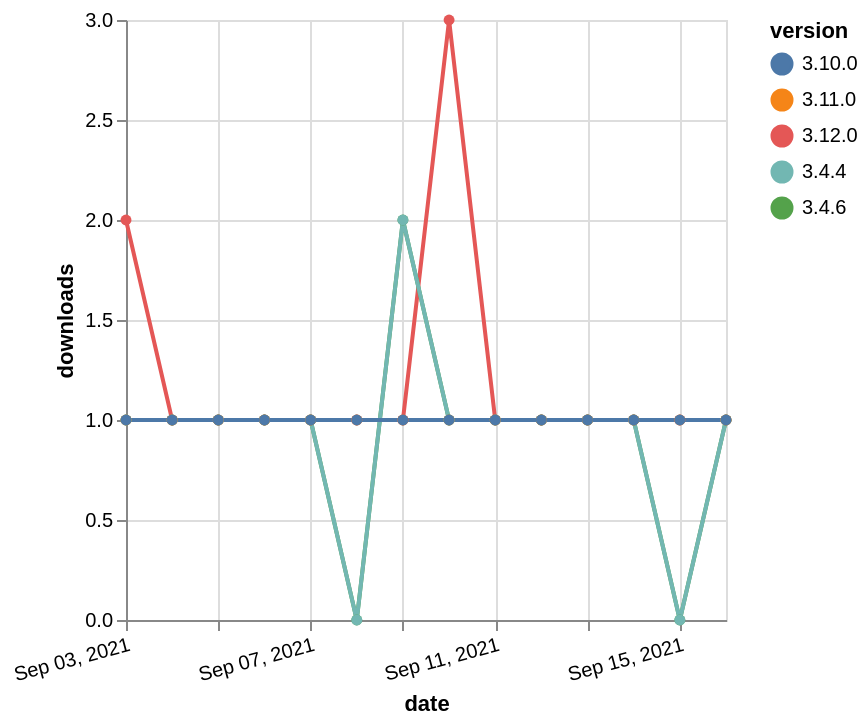

The Vega-Lite source for this figure:
### Vega-Lite specification from a JSON file in a GitHub repository (floating-point values rounded to 4 significant figures)
{"$schema": "https://vega.github.io/schema/vega-lite/v5.json", "description": "A simple bar chart with embedded data.", "data": {"values": [{"date": "2021-09-03", "total": 177, "delta": 2, "version": "3.12.0"}, {"date": "2021-09-04", "total": 178, "delta": 1, "version": "3.12.0"}, {"date": "2021-09-05", "total": 179, "delta": 1, "version": "3.12.0"}, {"date": "2021-09-06", "total": 180, "delta": 1, "version": "3.12.0"}, {"date": "2021-09-07", "total": 181, "delta": 1, "version": "3.12.0"}, {"date": "2021-09-08", "total": 182, "delta": 1, "version": "3.12.0"}, {"date": "2021-09-09", "total": 183, "delta": 1, "version": "3.12.0"}, {"date": "2021-09-10", "total": 186, "delta": 3, "version": "3.12.0"}, {"date": "2021-09-11", "total": 187, "delta": 1, "version": "3.12.0"}, {"date": "2021-09-12", "total": 188, "delta": 1, "version": "3.12.0"}, {"date": "2021-09-13", "total": 189, "delta": 1, "version": "3.12.0"}, {"date": "2021-09-14", "total": 190, "delta": 1, "version": "3.12.0"}, {"date": "2021-09-15", "total": 191, "delta": 1, "version": "3.12.0"}, {"date": "2021-09-16", "total": 192, "delta": 1, "version": "3.12.0"}, {"date": "2021-09-03", "total": 179, "delta": 1, "version": "3.4.6"}, {"date": "2021-09-04", "total": 180, "delta": 1, "version": "3.4.6"}, {"date": "2021-09-05", "total": 181, "delta": 1, "version": "3.4.6"}, {"date": "2021-09-06", "total": 182, "delta": 1, "version": "3.4.6"}, {"date": "2021-09-07", "total": 183, "delta": 1, "version": "3.4.6"}, {"date": "2021-09-08", "total": 183, "delta": 0, "version": "3.4.6"}, {"date": "2021-09-09", "total": 185, "delta": 2, "version": "3.4.6"}, {"date": "2021-09-10", "total": 186, "delta": 1, "version": "3.4.6"}, {"date": "2021-09-11", "total": 187, "delta": 1, "version": "3.4.6"}, {"date": "2021-09-12", "total": 188, "delta": 1, "version": "3.4.6"}, {"date": "2021-09-13", "total": 189, "delta": 1, "version": "3.4.6"}, {"date": "2021-09-14", "total": 190, "delta": 1, "version": "3.4.6"}, {"date": "2021-09-15", "total": 190, "delta": 0, "version": "3.4.6"}, {"date": "2021-09-16", "total": 191, "delta": 1, "version": "3.4.6"}, {"date": "2021-09-03", "total": 216, "delta": 1, "version": "3.4.4"}, {"date": "2021-09-04", "total": 217, "delta": 1, "version": "3.4.4"}, {"date": "2021-09-05", "total": 218, "delta": 1, "version": "3.4.4"}, {"date": "2021-09-06", "total": 219, "delta": 1, "version": "3.4.4"}, {"date": "2021-09-07", "total": 220, "delta": 1, "version": "3.4.4"}, {"date": "2021-09-08", "total": 220, "delta": 0, "version": "3.4.4"}, {"date": "2021-09-09", "total": 222, "delta": 2, "version": "3.4.4"}, {"date": "2021-09-10", "total": 223, "delta": 1, "version": "3.4.4"}, {"date": "2021-09-11", "total": 224, "delta": 1, "version": "3.4.4"}, {"date": "2021-09-12", "total": 225, "delta": 1, "version": "3.4.4"}, {"date": "2021-09-13", "total": 226, "delta": 1, "version": "3.4.4"}, {"date": "2021-09-14", "total": 227, "delta": 1, "version": "3.4.4"}, {"date": "2021-09-15", "total": 227, "delta": 0, "version": "3.4.4"}, {"date": "2021-09-16", "total": 228, "delta": 1, "version": "3.4.4"}, {"date": "2021-09-03", "total": 156, "delta": 1, "version": "3.11.0"}, {"date": "2021-09-04", "total": 157, "delta": 1, "version": "3.11.0"}, {"date": "2021-09-05", "total": 158, "delta": 1, "version": "3.11.0"}, {"date": "2021-09-06", "total": 159, "delta": 1, "version": "3.11.0"}, {"date": "2021-09-07", "total": 160, "delta": 1, "version": "3.11.0"}, {"date": "2021-09-08", "total": 161, "delta": 1, "version": "3.11.0"}, {"date": "2021-09-09", "total": 162, "delta": 1, "version": "3.11.0"}, {"date": "2021-09-10", "total": 163, "delta": 1, "version": "3.11.0"}, {"date": "2021-09-11", "total": 164, "delta": 1, "version": "3.11.0"}, {"date": "2021-09-12", "total": 165, "delta": 1, "version": "3.11.0"}, {"date": "2021-09-13", "total": 166, "delta": 1, "version": "3.11.0"}, {"date": "2021-09-14", "total": 167, "delta": 1, "version": "3.11.0"}, {"date": "2021-09-15", "total": 168, "delta": 1, "version": "3.11.0"}, {"date": "2021-09-16", "total": 169, "delta": 1, "version": "3.11.0"}, {"date": "2021-09-03", "total": 169, "delta": 1, "version": "3.10.0"}, {"date": "2021-09-04", "total": 170, "delta": 1, "version": "3.10.0"}, {"date": "2021-09-05", "total": 171, "delta": 1, "version": "3.10.0"}, {"date": "2021-09-06", "total": 172, "delta": 1, "version": "3.10.0"}, {"date": "2021-09-07", "total": 173, "delta": 1, "version": "3.10.0"}, {"date": "2021-09-08", "total": 174, "delta": 1, "version": "3.10.0"}, {"date": "2021-09-09", "total": 175, "delta": 1, "version": "3.10.0"}, {"date": "2021-09-10", "total": 176, "delta": 1, "version": "3.10.0"}, {"date": "2021-09-11", "total": 177, "delta": 1, "version": "3.10.0"}, {"date": "2021-09-12", "total": 178, "delta": 1, "version": "3.10.0"}, {"date": "2021-09-13", "total": 179, "delta": 1, "version": "3.10.0"}, {"date": "2021-09-14", "total": 180, "delta": 1, "version": "3.10.0"}, {"date": "2021-09-15", "total": 181, "delta": 1, "version": "3.10.0"}, {"date": "2021-09-16", "total": 182, "delta": 1, "version": "3.10.0"}]}, "width": "container", "mark": {"type": "line", "point": {"filled": true}}, "encoding": {"x": {"field": "date", "type": "temporal", "timeUnit": "yearmonthdate", "title": "date", "axis": {"labelAngle": -15}}, "y": {"field": "delta", "type": "quantitative", "title": "downloads"}, "color": {"field": "version", "type": "nominal"}, "tooltip": {"field": "delta"}}}
